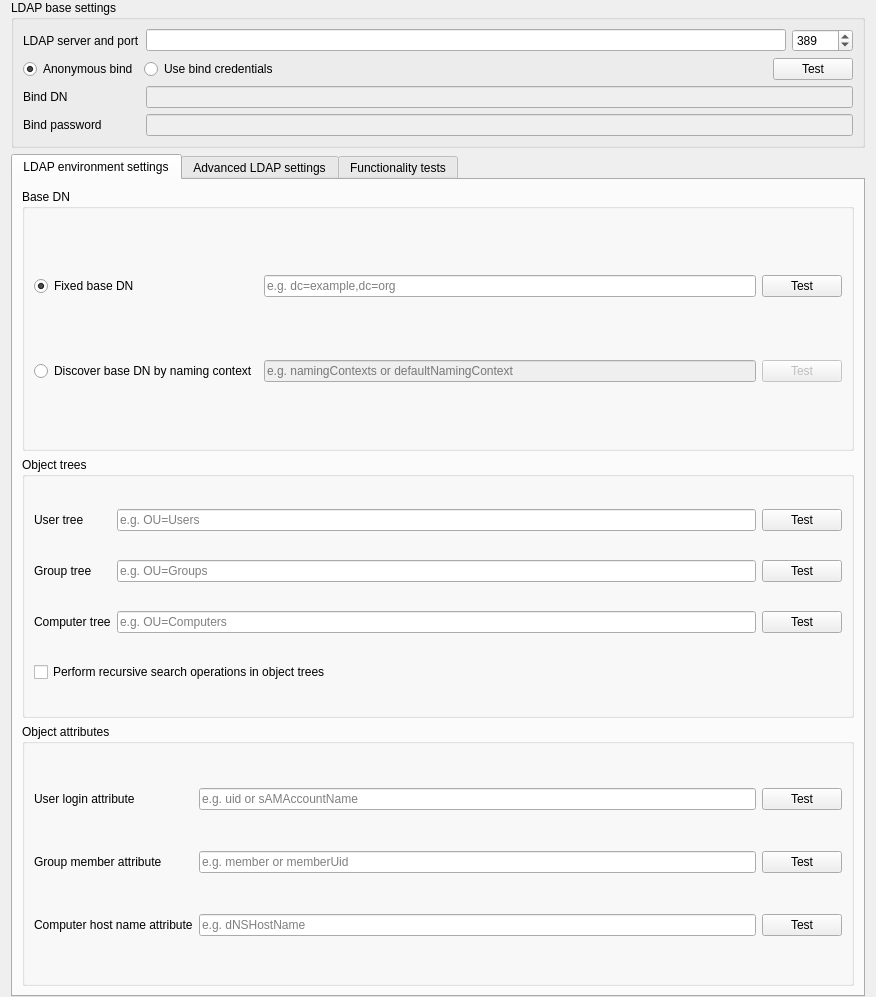
<?xml version="1.0" encoding="UTF-8"?>
<ui version="4.0">
 <class>LdapConfigurationPage</class>
 <widget class="QWidget" name="LdapConfigurationPage">
  <property name="geometry">
   <rect>
    <x>0</x>
    <y>0</y>
    <width>876</width>
    <height>997</height>
   </rect>
  </property>
  <layout class="QVBoxLayout" name="verticalLayout">
   <property name="topMargin">
    <number>0</number>
   </property>
   <property name="bottomMargin">
    <number>0</number>
   </property>
   <item>
    <widget class="QGroupBox" name="groupBox_12">
     <property name="title">
      <string>LDAP base settings</string>
     </property>
     <layout class="QGridLayout" name="gridLayout_15">
      <item row="2" column="1" colspan="2">
       <widget class="QLineEdit" name="ldapBindDn">
        <property name="enabled">
         <bool>false</bool>
        </property>
       </widget>
      </item>
      <item row="0" column="0">
       <widget class="QLabel" name="label_27">
        <property name="text">
         <string>LDAP server and port</string>
        </property>
       </widget>
      </item>
      <item row="3" column="1" colspan="2">
       <widget class="QLineEdit" name="ldapBindPassword">
        <property name="enabled">
         <bool>false</bool>
        </property>
        <property name="echoMode">
         <enum>QLineEdit::Password</enum>
        </property>
       </widget>
      </item>
      <item row="0" column="1">
       <widget class="QLineEdit" name="ldapServerHost"/>
      </item>
      <item row="2" column="0">
       <widget class="QLabel" name="label_30">
        <property name="text">
         <string>Bind DN</string>
        </property>
       </widget>
      </item>
      <item row="0" column="2">
       <widget class="QSpinBox" name="ldapServerPort">
        <property name="maximum">
         <number>65536</number>
        </property>
        <property name="value">
         <number>389</number>
        </property>
       </widget>
      </item>
      <item row="3" column="0">
       <widget class="QLabel" name="label_31">
        <property name="text">
         <string>Bind password</string>
        </property>
       </widget>
      </item>
      <item row="1" column="0" colspan="3">
       <layout class="QHBoxLayout" name="horizontalLayout_12">
        <item>
         <widget class="QRadioButton" name="ldapAnonymousBind">
          <property name="text">
           <string>Anonymous bind</string>
          </property>
          <property name="checked">
           <bool>true</bool>
          </property>
          <attribute name="buttonGroup">
           <string notr="true">bindConfigurationGroup</string>
          </attribute>
         </widget>
        </item>
        <item>
         <widget class="QRadioButton" name="ldapUseBindCredentials">
          <property name="text">
           <string>Use bind credentials</string>
          </property>
          <attribute name="buttonGroup">
           <string notr="true">bindConfigurationGroup</string>
          </attribute>
         </widget>
        </item>
        <item>
         <spacer name="horizontalSpacer_16">
          <property name="orientation">
           <enum>Qt::Horizontal</enum>
          </property>
          <property name="sizeHint" stdset="0">
           <size>
            <width>40</width>
            <height>20</height>
           </size>
          </property>
         </spacer>
        </item>
        <item>
         <widget class="QPushButton" name="testLdapBind">
          <property name="text">
           <string>Test</string>
          </property>
          <property name="icon">
           <iconset resource="../imc.qrc">
            <normaloff>:/Resources/dialog-ok-apply.png</normaloff>:/Resources/dialog-ok-apply.png</iconset>
          </property>
         </widget>
        </item>
       </layout>
      </item>
     </layout>
    </widget>
   </item>
   <item>
    <widget class="QTabWidget" name="tabWidget">
     <property name="currentIndex">
      <number>0</number>
     </property>
     <widget class="QWidget" name="tab">
      <attribute name="title">
       <string>LDAP environment settings</string>
      </attribute>
      <layout class="QGridLayout" name="gridLayout_17">
       <item row="1" column="0" colspan="2">
        <widget class="QGroupBox" name="groupBox_17">
         <property name="title">
          <string>Object trees</string>
         </property>
         <layout class="QGridLayout" name="gridLayout_21">
          <item row="2" column="0">
           <widget class="QLabel" name="label_29">
            <property name="text">
             <string>Computer tree</string>
            </property>
           </widget>
          </item>
          <item row="1" column="1">
           <widget class="QLineEdit" name="ldapGroupTree">
            <property name="placeholderText">
             <string>e.g. OU=Groups</string>
            </property>
           </widget>
          </item>
          <item row="0" column="0">
           <widget class="QLabel" name="label_16">
            <property name="text">
             <string>User tree</string>
            </property>
           </widget>
          </item>
          <item row="0" column="1">
           <widget class="QLineEdit" name="ldapUserTree">
            <property name="placeholderText">
             <string>e.g. OU=Users</string>
            </property>
           </widget>
          </item>
          <item row="2" column="2">
           <widget class="QPushButton" name="testLdapComputerTree">
            <property name="text">
             <string>Test</string>
            </property>
            <property name="icon">
             <iconset resource="../imc.qrc">
              <normaloff>:/Resources/dialog-ok-apply.png</normaloff>:/Resources/dialog-ok-apply.png</iconset>
            </property>
           </widget>
          </item>
          <item row="1" column="2">
           <widget class="QPushButton" name="testLdapGroupTree">
            <property name="text">
             <string>Test</string>
            </property>
            <property name="icon">
             <iconset resource="../imc.qrc">
              <normaloff>:/Resources/dialog-ok-apply.png</normaloff>:/Resources/dialog-ok-apply.png</iconset>
            </property>
           </widget>
          </item>
          <item row="0" column="2">
           <widget class="QPushButton" name="testLdapUserTree">
            <property name="text">
             <string>Test</string>
            </property>
            <property name="icon">
             <iconset resource="../imc.qrc">
              <normaloff>:/Resources/dialog-ok-apply.png</normaloff>:/Resources/dialog-ok-apply.png</iconset>
            </property>
           </widget>
          </item>
          <item row="2" column="1">
           <widget class="QLineEdit" name="ldapComputerTree">
            <property name="placeholderText">
             <string>e.g. OU=Computers</string>
            </property>
           </widget>
          </item>
          <item row="1" column="0">
           <widget class="QLabel" name="label_28">
            <property name="text">
             <string>Group tree</string>
            </property>
           </widget>
          </item>
          <item row="3" column="0" colspan="3">
           <widget class="QCheckBox" name="ldapRecursiveSearchOperations">
            <property name="text">
             <string>Perform recursive search operations in object trees</string>
            </property>
           </widget>
          </item>
         </layout>
        </widget>
       </item>
       <item row="2" column="0" colspan="2">
        <widget class="QGroupBox" name="groupBox_18">
         <property name="title">
          <string>Object attributes</string>
         </property>
         <layout class="QGridLayout" name="gridLayout_22">
          <item row="1" column="0">
           <widget class="QLabel" name="label_35">
            <property name="text">
             <string>Group member attribute</string>
            </property>
           </widget>
          </item>
          <item row="0" column="0">
           <widget class="QLabel" name="label_33">
            <property name="text">
             <string>User login attribute</string>
            </property>
           </widget>
          </item>
          <item row="0" column="1">
           <widget class="QLineEdit" name="ldapUserLoginAttribute">
            <property name="placeholderText">
             <string>e.g. uid or sAMAccountName</string>
            </property>
           </widget>
          </item>
          <item row="1" column="2">
           <widget class="QPushButton" name="testLdapGroupMemberAttribute">
            <property name="text">
             <string>Test</string>
            </property>
            <property name="icon">
             <iconset resource="../imc.qrc">
              <normaloff>:/Resources/dialog-ok-apply.png</normaloff>:/Resources/dialog-ok-apply.png</iconset>
            </property>
           </widget>
          </item>
          <item row="0" column="2">
           <widget class="QPushButton" name="testLdapUserLoginAttribute">
            <property name="text">
             <string>Test</string>
            </property>
            <property name="icon">
             <iconset resource="../imc.qrc">
              <normaloff>:/Resources/dialog-ok-apply.png</normaloff>:/Resources/dialog-ok-apply.png</iconset>
            </property>
           </widget>
          </item>
          <item row="1" column="1">
           <widget class="QLineEdit" name="ldapGroupMemberAttribute">
            <property name="placeholderText">
             <string>e.g. member or memberUid</string>
            </property>
           </widget>
          </item>
          <item row="2" column="0">
           <widget class="QLabel" name="label_38">
            <property name="text">
             <string>Computer host name attribute</string>
            </property>
           </widget>
          </item>
          <item row="2" column="1">
           <widget class="QLineEdit" name="ldapComputerHostNameAttribute">
            <property name="placeholderText">
             <string>e.g. dNSHostName</string>
            </property>
           </widget>
          </item>
          <item row="2" column="2">
           <widget class="QPushButton" name="testLdapComputerHostNameAttribute">
            <property name="text">
             <string>Test</string>
            </property>
            <property name="icon">
             <iconset resource="../imc.qrc">
              <normaloff>:/Resources/dialog-ok-apply.png</normaloff>:/Resources/dialog-ok-apply.png</iconset>
            </property>
           </widget>
          </item>
         </layout>
        </widget>
       </item>
       <item row="0" column="0" colspan="2">
        <widget class="QGroupBox" name="groupBox_14">
         <property name="title">
          <string>Base DN</string>
         </property>
         <layout class="QGridLayout" name="gridLayout_20">
          <item row="0" column="2">
           <widget class="QPushButton" name="testLdapBaseDn">
            <property name="text">
             <string>Test</string>
            </property>
            <property name="icon">
             <iconset resource="../imc.qrc">
              <normaloff>:/Resources/dialog-ok-apply.png</normaloff>:/Resources/dialog-ok-apply.png</iconset>
            </property>
           </widget>
          </item>
          <item row="0" column="0">
           <widget class="QRadioButton" name="ldapIsFixedBaseDn">
            <property name="text">
             <string>Fixed base DN</string>
            </property>
            <property name="checked">
             <bool>true</bool>
            </property>
            <attribute name="buttonGroup">
             <string notr="true">baseDnConfigGroup</string>
            </attribute>
           </widget>
          </item>
          <item row="0" column="1">
           <widget class="QLineEdit" name="ldapBaseDn">
            <property name="placeholderText">
             <string>e.g. dc=example,dc=org</string>
            </property>
           </widget>
          </item>
          <item row="1" column="0">
           <widget class="QRadioButton" name="ldapQueryNamingContext">
            <property name="text">
             <string>Discover base DN by naming context</string>
            </property>
            <attribute name="buttonGroup">
             <string notr="true">baseDnConfigGroup</string>
            </attribute>
           </widget>
          </item>
          <item row="1" column="1">
           <widget class="QLineEdit" name="ldapNamingContextAttribute">
            <property name="enabled">
             <bool>false</bool>
            </property>
            <property name="placeholderText">
             <string>e.g. namingContexts or defaultNamingContext</string>
            </property>
           </widget>
          </item>
          <item row="1" column="2">
           <widget class="QPushButton" name="testLdapNamingContext">
            <property name="enabled">
             <bool>false</bool>
            </property>
            <property name="text">
             <string>Test</string>
            </property>
            <property name="icon">
             <iconset resource="../imc.qrc">
              <normaloff>:/Resources/dialog-ok-apply.png</normaloff>:/Resources/dialog-ok-apply.png</iconset>
            </property>
           </widget>
          </item>
         </layout>
        </widget>
       </item>
      </layout>
     </widget>
     <widget class="QWidget" name="tab_2">
      <attribute name="title">
       <string>Advanced LDAP settings</string>
      </attribute>
      <layout class="QVBoxLayout" name="verticalLayout_15">
       <item>
        <widget class="QGroupBox" name="groupBox_15">
         <property name="title">
          <string>Optional object filters</string>
         </property>
         <layout class="QGridLayout" name="gridLayout_14">
          <item row="1" column="1">
           <widget class="QLineEdit" name="ldapUserGroupsFilter">
            <property name="placeholderText">
             <string>e.g. objectClass=group</string>
            </property>
           </widget>
          </item>
          <item row="1" column="0">
           <widget class="QLabel" name="label_36">
            <property name="text">
             <string>Filter for user groups</string>
            </property>
           </widget>
          </item>
          <item row="0" column="1">
           <widget class="QLineEdit" name="ldapUsersFilter">
            <property name="placeholderText">
             <string>e.g. objectClass=person</string>
            </property>
           </widget>
          </item>
          <item row="1" column="2">
           <widget class="QPushButton" name="testLdapUserGroupsFilter">
            <property name="text">
             <string>Test</string>
            </property>
            <property name="icon">
             <iconset resource="../imc.qrc">
              <normaloff>:/Resources/dialog-ok-apply.png</normaloff>:/Resources/dialog-ok-apply.png</iconset>
            </property>
           </widget>
          </item>
          <item row="0" column="2">
           <widget class="QPushButton" name="testLdapUsersFilter">
            <property name="text">
             <string>Test</string>
            </property>
            <property name="icon">
             <iconset resource="../imc.qrc">
              <normaloff>:/Resources/dialog-ok-apply.png</normaloff>:/Resources/dialog-ok-apply.png</iconset>
            </property>
           </widget>
          </item>
          <item row="0" column="0">
           <widget class="QLabel" name="label_34">
            <property name="text">
             <string>Filter for users</string>
            </property>
           </widget>
          </item>
          <item row="2" column="0">
           <widget class="QLabel" name="label_37">
            <property name="text">
             <string>Filter for computer groups</string>
            </property>
           </widget>
          </item>
          <item row="2" column="1">
           <widget class="QLineEdit" name="ldapComputerGroupsFilter">
            <property name="placeholderText">
             <string>e.g. objectClass=computerPool or objectClass=room</string>
            </property>
           </widget>
          </item>
          <item row="2" column="2">
           <widget class="QPushButton" name="testLdapComputerGroupsFilter">
            <property name="text">
             <string>Test</string>
            </property>
            <property name="icon">
             <iconset resource="../imc.qrc">
              <normaloff>:/Resources/dialog-ok-apply.png</normaloff>:/Resources/dialog-ok-apply.png</iconset>
            </property>
           </widget>
          </item>
         </layout>
        </widget>
       </item>
       <item>
        <widget class="QGroupBox" name="groupBox_16">
         <property name="title">
          <string>Group member identification</string>
         </property>
         <layout class="QVBoxLayout" name="verticalLayout_14">
          <item>
           <widget class="QRadioButton" name="ldapIdentifyGroupMembersByDN">
            <property name="text">
             <string>Distinguished name (Samba/AD)</string>
            </property>
            <property name="checked">
             <bool>true</bool>
            </property>
            <attribute name="buttonGroup">
             <string notr="true">groupMemberMatchingGroup</string>
            </attribute>
           </widget>
          </item>
          <item>
           <widget class="QRadioButton" name="ldapIdentifyGroupMembersByNameAttribute">
            <property name="text">
             <string>Configured attribute for user login or computer host name (OpenLDAP)</string>
            </property>
            <attribute name="buttonGroup">
             <string notr="true">groupMemberMatchingGroup</string>
            </attribute>
           </widget>
          </item>
         </layout>
        </widget>
       </item>
       <item>
        <widget class="QGroupBox" name="groupBox_13">
         <property name="title">
          <string>Computer pools</string>
         </property>
         <layout class="QGridLayout" name="gridLayout_16">
          <item row="3" column="2">
           <widget class="QPushButton" name="testLdapComputerPoolAttribute">
            <property name="enabled">
             <bool>false</bool>
            </property>
            <property name="text">
             <string>Test</string>
            </property>
            <property name="icon">
             <iconset resource="../imc.qrc">
              <normaloff>:/Resources/dialog-ok-apply.png</normaloff>:/Resources/dialog-ok-apply.png</iconset>
            </property>
           </widget>
          </item>
          <item row="1" column="0" colspan="3">
           <widget class="QRadioButton" name="ldapComputerPoolMembersByGroups">
            <property name="text">
             <string>Dedicated computer groups</string>
            </property>
            <property name="checked">
             <bool>true</bool>
            </property>
            <attribute name="buttonGroup">
             <string notr="true">computerGroupingGroup</string>
            </attribute>
           </widget>
          </item>
          <item row="3" column="1">
           <widget class="QLineEdit" name="ldapComputerPoolAttribute">
            <property name="enabled">
             <bool>false</bool>
            </property>
            <property name="placeholderText">
             <string>e.g. computerPool or room</string>
            </property>
           </widget>
          </item>
          <item row="3" column="0">
           <widget class="QRadioButton" name="ldapComputerPoolMembersByAttribute">
            <property name="text">
             <string>Common attribute</string>
            </property>
            <attribute name="buttonGroup">
             <string notr="true">computerGroupingGroup</string>
            </attribute>
           </widget>
          </item>
          <item row="0" column="0" colspan="3">
           <widget class="QLabel" name="label_32">
            <property name="text">
             <string>Aggregate computer pool members using:</string>
            </property>
           </widget>
          </item>
         </layout>
        </widget>
       </item>
       <item>
        <spacer name="verticalSpacer_11">
         <property name="orientation">
          <enum>Qt::Vertical</enum>
         </property>
         <property name="sizeType">
          <enum>QSizePolicy::MinimumExpanding</enum>
         </property>
         <property name="sizeHint" stdset="0">
          <size>
           <width>20</width>
           <height>0</height>
          </size>
         </property>
        </spacer>
       </item>
      </layout>
     </widget>
     <widget class="QWidget" name="tab_3">
      <attribute name="title">
       <string>Functionality tests</string>
      </attribute>
      <layout class="QGridLayout" name="gridLayout_19">
       <item row="3" column="0">
        <widget class="QPushButton" name="testLdapCommonAggregations">
         <property name="text">
          <string>Get common aggregations of two objects</string>
         </property>
         <property name="icon">
          <iconset resource="../imc.qrc">
           <normaloff>:/Resources/distribute-vertical-margin.png</normaloff>:/Resources/distribute-vertical-margin.png</iconset>
         </property>
        </widget>
       </item>
       <item row="4" column="0">
        <spacer name="verticalSpacer_10">
         <property name="orientation">
          <enum>Qt::Vertical</enum>
         </property>
         <property name="sizeHint" stdset="0">
          <size>
           <width>20</width>
           <height>40</height>
          </size>
         </property>
        </spacer>
       </item>
       <item row="1" column="0">
        <widget class="QPushButton" name="testLdapGroupsOfComputer">
         <property name="text">
          <string>List all groups of a computer</string>
         </property>
         <property name="icon">
          <iconset resource="../imc.qrc">
           <normaloff>:/Resources/computer.png</normaloff>:/Resources/computer.png</iconset>
         </property>
        </widget>
       </item>
       <item row="2" column="0">
        <widget class="QPushButton" name="testLdapComputerPoolMembers">
         <property name="text">
          <string>List all members of a computer pool</string>
         </property>
         <property name="icon">
          <iconset resource="../imc.qrc">
           <normaloff>:/Resources/configure.png</normaloff>:/Resources/configure.png</iconset>
         </property>
        </widget>
       </item>
       <item row="0" column="0">
        <widget class="QPushButton" name="testLdapGroupsOfUser">
         <property name="text">
          <string>List all groups of a user</string>
         </property>
         <property name="icon">
          <iconset resource="../imc.qrc">
           <normaloff>:/Resources/user-group-properties.png</normaloff>:/Resources/user-group-properties.png</iconset>
         </property>
        </widget>
       </item>
      </layout>
     </widget>
    </widget>
   </item>
  </layout>
 </widget>
 <resources>
  <include location="../imc.qrc"/>
 </resources>
 <connections>
  <connection>
   <sender>ldapUseBindCredentials</sender>
   <signal>toggled(bool)</signal>
   <receiver>ldapBindPassword</receiver>
   <slot>setEnabled(bool)</slot>
   <hints>
    <hint type="sourcelabel">
     <x>757</x>
     <y>232</y>
    </hint>
    <hint type="destinationlabel">
     <x>872</x>
     <y>327</y>
    </hint>
   </hints>
  </connection>
  <connection>
   <sender>ldapUseBindCredentials</sender>
   <signal>toggled(bool)</signal>
   <receiver>ldapBindDn</receiver>
   <slot>setEnabled(bool)</slot>
   <hints>
    <hint type="sourcelabel">
     <x>757</x>
     <y>232</y>
    </hint>
    <hint type="destinationlabel">
     <x>872</x>
     <y>279</y>
    </hint>
   </hints>
  </connection>
  <connection>
   <sender>ldapIsFixedBaseDn</sender>
   <signal>toggled(bool)</signal>
   <receiver>testLdapBaseDn</receiver>
   <slot>setEnabled(bool)</slot>
   <hints>
    <hint type="sourcelabel">
     <x>515</x>
     <y>403</y>
    </hint>
    <hint type="destinationlabel">
     <x>1214</x>
     <y>403</y>
    </hint>
   </hints>
  </connection>
  <connection>
   <sender>ldapComputerPoolMembersByAttribute</sender>
   <signal>toggled(bool)</signal>
   <receiver>ldapComputerPoolAttribute</receiver>
   <slot>setEnabled(bool)</slot>
   <hints>
    <hint type="sourcelabel">
     <x>532</x>
     <y>733</y>
    </hint>
    <hint type="destinationlabel">
     <x>1045</x>
     <y>733</y>
    </hint>
   </hints>
  </connection>
  <connection>
   <sender>ldapComputerPoolMembersByAttribute</sender>
   <signal>toggled(bool)</signal>
   <receiver>testLdapComputerPoolAttribute</receiver>
   <slot>setEnabled(bool)</slot>
   <hints>
    <hint type="sourcelabel">
     <x>532</x>
     <y>752</y>
    </hint>
    <hint type="destinationlabel">
     <x>1297</x>
     <y>752</y>
    </hint>
   </hints>
  </connection>
  <connection>
   <sender>ldapQueryNamingContext</sender>
   <signal>toggled(bool)</signal>
   <receiver>ldapNamingContextAttribute</receiver>
   <slot>setEnabled(bool)</slot>
   <hints>
    <hint type="sourcelabel">
     <x>502</x>
     <y>418</y>
    </hint>
    <hint type="destinationlabel">
     <x>929</x>
     <y>418</y>
    </hint>
   </hints>
  </connection>
  <connection>
   <sender>ldapIsFixedBaseDn</sender>
   <signal>toggled(bool)</signal>
   <receiver>ldapBaseDn</receiver>
   <slot>setEnabled(bool)</slot>
   <hints>
    <hint type="sourcelabel">
     <x>502</x>
     <y>383</y>
    </hint>
    <hint type="destinationlabel">
     <x>929</x>
     <y>383</y>
    </hint>
   </hints>
  </connection>
  <connection>
   <sender>ldapQueryNamingContext</sender>
   <signal>toggled(bool)</signal>
   <receiver>testLdapNamingContext</receiver>
   <slot>setEnabled(bool)</slot>
   <hints>
    <hint type="sourcelabel">
     <x>515</x>
     <y>453</y>
    </hint>
    <hint type="destinationlabel">
     <x>1214</x>
     <y>453</y>
    </hint>
   </hints>
  </connection>
 </connections>
 <slots>
  <slot>aboutItalc()</slot>
 </slots>
 <buttongroups>
  <buttongroup name="baseDnConfigGroup"/>
  <buttongroup name="bindConfigurationGroup"/>
  <buttongroup name="groupMemberMatchingGroup"/>
  <buttongroup name="computerGroupingGroup"/>
 </buttongroups>
</ui>
